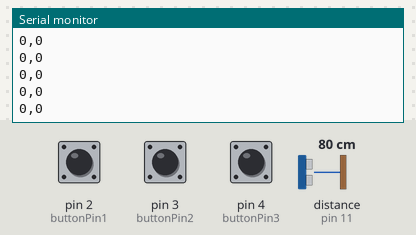
A sketch run on a simulated Arduino Mega 2560, built with avr-gcc and run on an emulated ATmega2560. On the bench: the last lines printed to the serial monitor. The test bench sets the inputs (shaded band); at power-on: distance to the obstacle (sensor on pin 11) 80 cm, pin 2 (buttonPin1) LOW, pin 3 (buttonPin2) LOW, pin 4 (buttonPin3) LOW.

Above: at 1.3 s.
1.4 s: distance to the obstacle (sensor on pin 11) set to 2 cm
At 1.45 s:
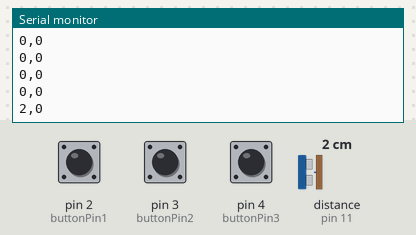
2.9 s: pin 2 (buttonPin1) pulled HIGH for 0.15 s
At 2.97 s:
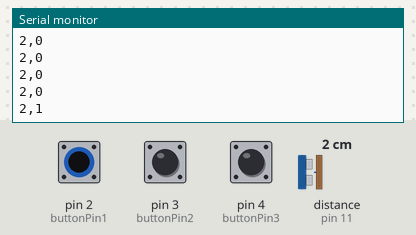
4.5 s: pin 3 (buttonPin2) pulled HIGH for 0.15 s
At 4.58 s:
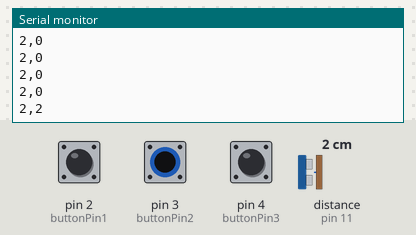
6.1 s: pin 4 (buttonPin3) pulled HIGH for 0.15 s
At 6.2 s:
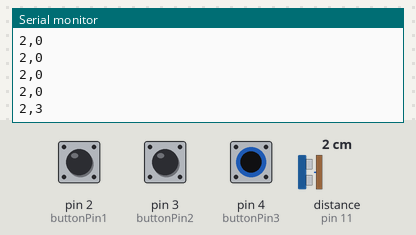
7.7 s: distance to the obstacle (sensor on pin 11) set to 4 cm
At 7.71 s:
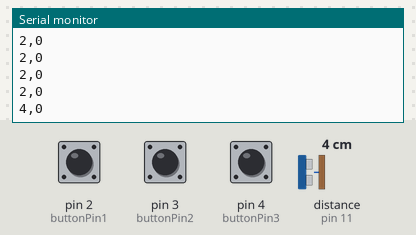
9.2 s: pin 2 (buttonPin1) pulled HIGH for 1 s
At 9.33 s:
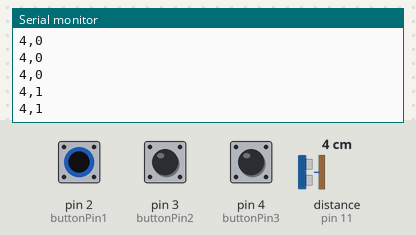
Timing chart, 0 to 12.2 s (numbered marks = the images above; inputs shaded):
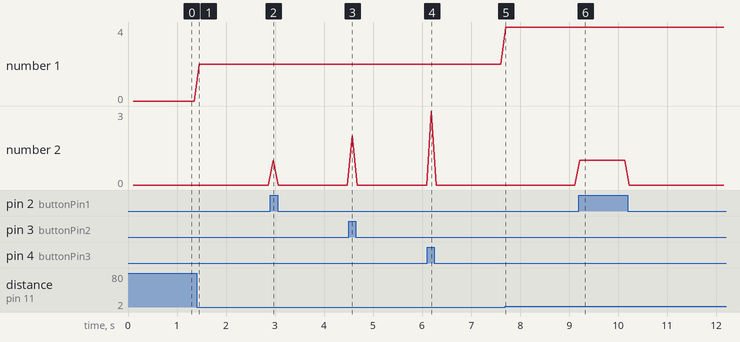

Measured:
- after the input at 1.4 s, the serial monitor: prints a new line after 0.05 s (image 1)
- after the input at 2.9 s, the serial monitor: prints a new line after 0.06 s (image 2)
- after the input at 4.5 s, the serial monitor: prints a new line after 0.08 s (image 3)
- after the input at 6.1 s, the serial monitor: prints a new line after 0.09 s (image 4)
- after the input at 7.7 s, the serial monitor: prints a new line at once (image 5)
- after the input at 9.2 s, the serial monitor: prints a new line at once (image 6)
- plotted number 1: 0 → 2 after the input at 1.4 s, 2 → 4 after the input at 7.7 s

The sketch:

sketch_may09a.ino
```cpp
#include <NewPing.h>
const int buttonPin1 = 2;
const int buttonPin2 = 3;
const int buttonPin3 = 4;

int buttonState1 = 0;
int buttonState2 = 0;
int buttonState3 = 0;

NewPing sensor (10, 11, 50);
int range = 0;

void setup() {
  Serial.begin(9600);
  delay(100);
  pinMode(buttonPin1, INPUT);
  pinMode(buttonPin2, INPUT);
  pinMode(buttonPin3, INPUT);
}

void loop() {
  buttonState1 = digitalRead(buttonPin1);
  buttonState2 = digitalRead(buttonPin2);
  buttonState3 = digitalRead(buttonPin3);

  range = sensor.ping_cm();
  Serial.print(range);
  Serial.print(",");

  if (buttonState1 == HIGH) {
    Serial.print("1");
    delay(100);
  } else if (buttonState2 == HIGH) {
    Serial.print("2");
    delay(100);
  } else if (buttonState3 == HIGH) {
    Serial.print("3");
    delay(100);
  } else {
    Serial.print("0");
    delay(100);
  }

  Serial.println();
}
```
